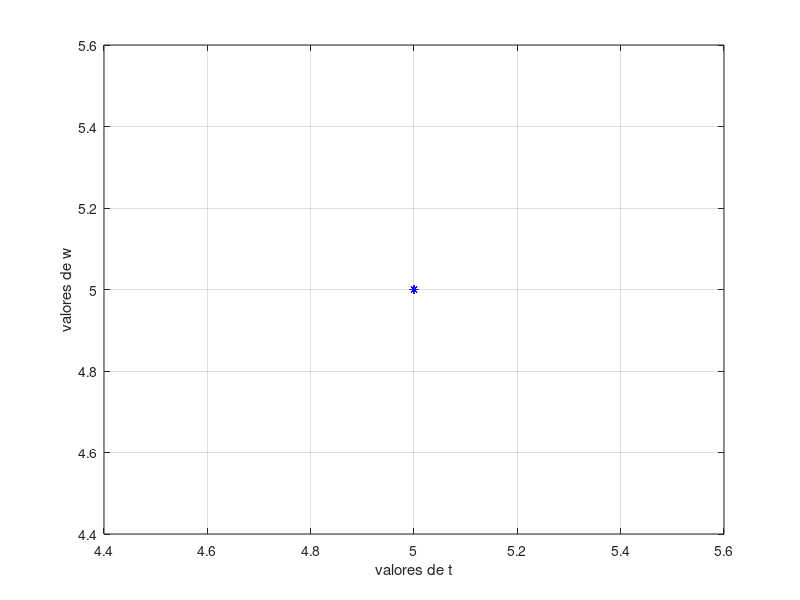

Here is the MATLAB script that generated this plot:
clear all     # borra variables
clc           # limpia pantalla
format longG  # Formato largo decimal

# ecuación diferencial
f = @(t,y) (200e-3*y-2e-6*y^2);

a = input("ingrese el limite inferior, a: ");
b = input("ingrese el limite superior, b:");
N = input("ingrese el numero de iteraciones, N:");
init = input("Ingrese la condición inicial, init: ");

# Tamaño de paso
h = (b-a)/N;
#Tiempo inicial
t = a;
# Aproximar la solución y
w = init;
# iteraciones
i = 0;

format longG

for i = 1:N;
  "---------------------"
  fprintf('Iteracion n:%i\n',i++);
  k1 = h*f(t,w);
  k2 = h*f(t+h/2.0, w+k1/2.0);
  k3 = h*f(t+h/2.0, w+k2/2.0);
  k4 = h*f(t+h, w+k3);
  w = w+(k1+2.0*(k2+k3)+k4)/6.0;
  t = a+i*h;
  fprintf('%.4f %.8f\n', t, w);
  plot(t,w,'b*'); grid on;
  xlabel("valores de t"); ylabel("valores de w");
  hold on;
endfor